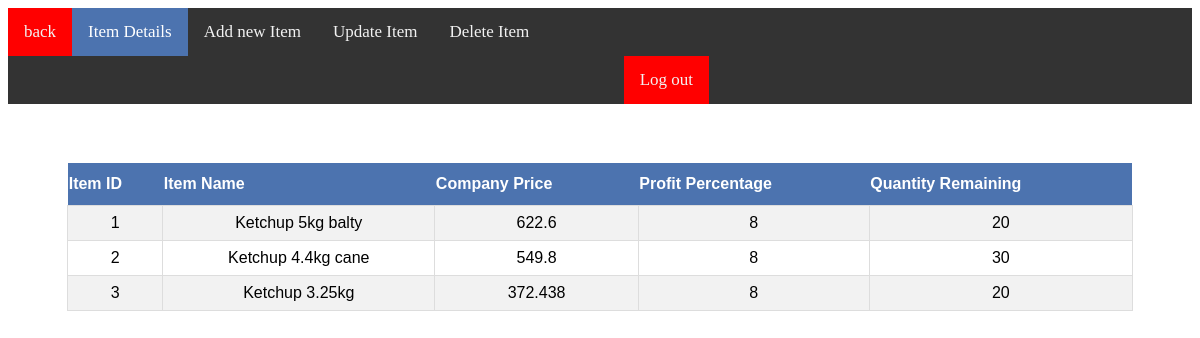
/inventory.php (signed in), run on the app's committed database.
### tables this page shows
CREATE TABLE `items` (
  `itemId` int(11) NOT NULL,
  `itemName` varchar(200) NOT NULL,
  `companyPrice` float DEFAULT NULL,
  `profitPercentage` float DEFAULT NULL,
  `quantityRemaining` int(11) DEFAULT NULL
);

### inventory.php (the view, shortened to what this page needs)
<!DOCTYPE html>
<html>
<head>
</head>
<body>
	<div class="topnav">
    <a href="adminPanel.php"style="background-color: red;">back</a>
  		<a class="active" href="inventory.php">Item Details</a>
 		<a href="addNewItem.php">Add new Item</a>
  		<a href="updateItem.php">Update Item</a>
  		<a href="deleteItem.php">Delete Item</a>
      <a href="logout.php" style="background-color: red; margin-left: 52%;">Log out</a>
	</div>
	<?php
$con = mysqli_connect("localhost","jawam","1126","data");
echo "<table>";
echo "<th>Item ID</th><th>Item Name</th><th>Company Price</th><th>Profit Percentage</th><th>Quantity Remaining</th>";
$sql = "SELECT * FROM Items;";
$result = mysqli_query($con,$sql);
if ($result->num_rows > 0) {
    while($row = $result->fetch_assoc()) {
        echo "<tr> <td>".$row["itemId"]."</td><td>" . $row["itemName"]. "</td><td>" . $row["companyPrice"]. "</td><td>"  . $row["profitPercentage"]. "</td><td>"  . $row["quantityRemaining"]. "</td></tr>";
    }
} else {
    echo "<tr><td>0 results</td></tr>";
}
echo "</table>";
?>
</body>
</html>

### inventory.php (style rules this page uses)
table { text-align: center; }
table { font-family: "Trebuchet MS", Arial, Helvetica, sans-serif; border-collapse: collapse; width: 90%; margin: 5%; }
table td, #customers th { border: 1px solid #ddd; padding: 8px; }
table tr:nth-child(even) { background-color: #f2f2f2; }
table th { padding-top: 12px; padding-bottom: 12px; text-align: left; background-color: #4c73af; color: white; }
th { color :white; background-color: #4c73af; }
.topnav { background-color: #333; overflow: hidden; }
.topnav a { float: left; color: #f2f2f2; text-align: center; padding: 14px 16px; text-decoration: none; font-size: 17px; }
.topnav a.active { background-color: #4c73af; color: white; }

### data on the page
items: itemId "1", itemName "Ketchup 5kg balty", companyPrice "622.6", profitPercentage "8", quantityRemaining "20"
items: itemId "2", itemName "Ketchup 4.4kg cane", companyPrice "549.8", profitPercentage "8", quantityRemaining "30"
items: itemId "3", itemName "Ketchup 3.25kg", companyPrice "372.438", profitPercentage "8", quantityRemaining "20"
